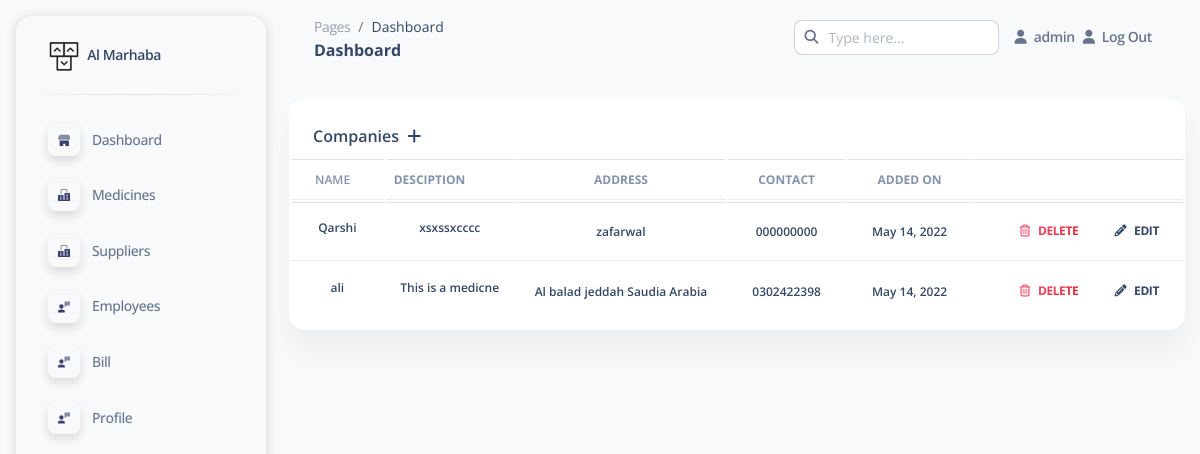
/suppl (signed in), run on the app's committed database.
### app1/models.py (models this page shows, shortened)
class Company(models.Model):
    name= models.CharField(max_length=200, null=True)
    id = models.AutoField(primary_key=True)
    contact= models.CharField(max_length=200, null=True)
    address= models.CharField(max_length=200, null=True)
    desc=  models.TextField(max_length=500, null=True)
    userz = models.ForeignKey(User, on_delete=models.SET_NULL,null=True, blank=True)
    added_on= models.DateField()

### app1/views.py (the view, shortened to what this page needs)
# urls.py: path('suppl',views.suppliers, name='suppl'),
@login_required
def suppliers(request):
    suppl = Company.objects.filter(userz=request.user)
    context={'suppl':suppl}
    return render(request, 'supplier.html', context)

### template/supplier.html (shortened to what this page needs)
{% extends 'base.html' %}
{% load static %}
{% block body %}
<div class="conatiner-fluid py-4">
    <div class="col-12">
      <div class="card mb-4">
        <div class="card-header pb-0">
          <h6>Companies
            <i class="fa fa-plus mx-1 " data-toggle="modal" data-target="#btyn"></i>
          </h6>
        </div>
        <div class="card-body px-0 pt-0 pb-2">
          <div class="table-responsive p-0">
            <table class="table align-items-center mb-0">
              <thead>
                <tr>
                  <th
                    class="text-uppercase text-secondary text-xs font-weight-bold opacity-10">
                    NAME
                  </th>
                  <th
                    class="text-uppercase text-secondary text-xs font-weight-bolder opacity-10 ps-2">
                    Desciption
                  </th>
                  <th
                    class="text-center text-uppercase text-secondary text-xs font-weight-bolder opacity-10">
                    Address
                  </th>
                  <th
                    class="text-center text-uppercase text-secondary text-xs font-weight-bolder opacity-10">
                    Contact
                  </th>
                  <th
                    class="text-center text-uppercase text-secondary text-xs font-weight-bolder opacity-10">
                    Added On
                  </th>
                  <th>
                  </th>
                </tr>
              </thead>
              <tbody>
                {% for supp in suppl %}
                <tr>
                  <td>
                      <div class="align-middle text-center text-sm">
                        <h6 class="mb-2 text-xs">{{supp.name}}</h6>
                      </div>
                  </td>
                  <td>
                    <div class="align-middle text-center text-sm">
                        <h6 class="mb-2 mx--4 text-xs">{{supp.desc}}</h6>
                    </div>
                  </td>
                  <td>
                      <div class="align-middle text-center text-sm">
                        <h6 class="mb-0 text-xs">{{supp.address}}</h6>
                      </div>
                  </td>
                  <td>
                    <div class="align-middle text-center text-sm">
                        <h6 class="mb-0 text-xs">{{supp.contact}}</h6>
                      </div>
                  </td>
                  <td>
                    <div class="align-middle text-center text-sm">
                        <h6 class="mb-0 text-xs">{{supp.added_on}}</h6>
                      </div>
                  </td>
                  <td>
                    <div class="ms-auto text-end">
                      <a class="btn btn-link text-danger text-gradient px-3 mb-0" href="{% url 'com_delete' supp.id  %}"><i class="far fa-trash-alt me-2" aria-hidden="true"></i>Delete</a>
                      <a class="btn btn-link text-dark px-3 mb-0" href="javascript:;"><i class="fas fa-pencil-alt text-dark me-2" aria-hidden="true"></i>Edit</a>
                    </div>
                  </td>
                </tr>
               {% endfor %}
              </tbody>
            </table>
          </div>
        </div>
      </div>
    </div>
{% endblock body %}

### template/base.html (shortened to what this page needs)
<!DOCTYPE html>
<html lang="en">
{%load static%}
<head>
  <link rel="stylesheet" href="https://cdn.jsdelivr.net/npm/bootstrap@4.5.3/dist/css/bootstrap.min.css"
>
  <link href="static\assets\css\nucleo-icons.css" rel="stylesheet" />
  <link href="static\assets\css\nucleo-svg.css" rel="stylesheet" />
  <link href="static\assets\css\nucleo-svg.css" rel="stylesheet" />
  <link id="pagestyle" href="static\assets\css\soft-ui-dashboard.css?v=1.0.5" rel="stylesheet" />
</head>
<body class="g-sidenav-show  bg-gray-100">
  <aside class="sidenav navbar navbar-vertical navbar-expand-xs border-0 border-radius-xl my-3 fixed-start ms-3 " id="sidenav-main">
    <div class="sidenav-header">
      <a class="navbar-brand m-0" href="/" target="_blank">
        <img src="static\assets\img\logo-ct.png" class="navbar-brand-img h-100" alt="main_logo">
        <span class="ms-1 font-weight-bold">Al Marhaba</span>
      </a>
    </div>
    <hr class="horizontal dark mt-0">
    <div class="collapse navbar-collapse  w-auto " style="height: 100%;" id="sidenav-collapse-main">
      <ul class="navbar-nav">
        <li class="nav-item">
          <a class="nav-link  " href="dash">
            <div class="icon icon-shape icon-sm shadow border-radius-md bg-transparent text-center me-2 d-flex align-items-center justify-content-center">
            </div>
            <span class="nav-link-text ms-1">Dashboard</span>
          </a>
        </li>
        <li class="nav-item ">
          <a class="nav-link  " href="med">
            <div class="icon icon-shape icon-sm shadow border-radius-md bg-transparent text-center me-2 d-flex align-items-center justify-content-center">
            </div>
            <span class="nav-link-text ms-1">Medicines</span>
          </a>
        </li>
        <li class="nav-item">
          <a class="nav-link  " href="suppl">
            <div class="icon icon-shape icon-sm shadow border-radius-md bg-transparent text-center me-2 d-flex align-items-center justify-content-center">
            </div>
            <span class="nav-link-text ms-1">Suppliers</span>
          </a>
        </li>
        <li class="nav-item">
          <a class="nav-link  " href="empl">
            <div class="icon icon-shape icon-sm shadow border-radius-md bg-transparent text-center me-2 d-flex align-items-center justify-content-center">
            </div>
            <span class="nav-link-text ms-1">Employees</span>
          </a>
        </li>
        <li class="nav-item">
          <a class="nav-link  " href="recipt">
            <div class="icon icon-shape icon-sm shadow border-radius-md bg-transparent text-center me-2 d-flex align-items-center justify-content-center">
            </div>
            <span class="nav-link-text ms-1">Bill</span>
          </a>
        </li>
        <li class="nav-item">
          <a class="nav-link  " href="../pages/profile.html">
            <div class="icon icon-shape icon-sm shadow border-radius-md bg-transparent text-center me-2 d-flex align-items-center justify-content-center">
            </div>
            <span class="nav-link-text ms-1">Profile</span>
          </a>
        </li>
      </ul>
    </div>
  </aside>
  <main class="main-content position-relative max-height-vh-100 h-100 border-radius-lg ">
    <nav class="navbar navbar-main navbar-expand-lg px-0 mx-4 shadow-none border-radius-xl" id="navbarBlur" navbar-scroll="true">
      <div class="container-fluid py-1 px-3">
        <nav aria-label="breadcrumb">
          <ol class="breadcrumb bg-transparent mb-0 pb-0 pt-1 px-0 me-sm-6 me-5">
            <li class="breadcrumb-item text-sm"><a class="opacity-5 text-dark" href="javascript:;">Pages</a></li>
            <li class="breadcrumb-item text-sm text-dark " aria-current="page">Dashboard</li>
          </ol>
          <h6 class="font-weight-bolder mb-0 ">Dashboard</h6>
        </nav>
        <div class="collapse navbar-collapse mt-sm-0 mt-2 me-md-0 me-sm-4" id="navbar">
          <div class="ms-md-auto pe-md-3 d-flex align-items-center">
            <form method="get">
            <div class="input-group ">
              <span class="input-group-text text-body bg-transparent"><i class="fas fa-search" aria-hidden="true"></i></span>
              <input type="text" class="form-control" placeholder="Type here...">
            </div>
          </form>
          </div>
          {%if user.is_authenticated%}
          <ul class="navbar-nav  justify-content-end">
            <li class="nav-item d-flex align-items-center">
              <a href="#" class="nav-link text-body font-weight-bold px-0">
                <i class="fa fa-user me-sm-1"></i>
                <span class="d-sm-inline d-none">{{request.user}}</span>
              </a>
            </li>
            <li class="nav-item d-flex align-items-center mx-2">
              <a href="logout" class="nav-link text-body font-weight-bold px-0">
                <i class="fa fa-user me-sm-1"></i>
                <span class="d-sm-inline d-none">Log Out</span>
              </a>
            </li>
          </ul>
          {%endif%}
        </div>
      </div>
    </nav>
      {% block body %}{% endblock body %}
</body>
</html>

### static/assets/css/nucleo-svg.css (style rules this page uses)
.icon { display: inline-block; color: #111111; height: 1em; width: 1em; }
.icon-sm { height: 0.8em; width: 0.8em; }
.icon { fill: currentColor; stroke: none; }

### data on the page
Company: name "Qarshi", desc "xsxssxcccc", address "zafarwal", contact "000000000", added_on "May 14, 2022"
Company: name "ali", desc "This is a medicne", address "Al balad jeddah Saudia Arabia", contact "0302422398", added_on "May 14, 2022"

### other printed values
{{ request.user }} "admin"
